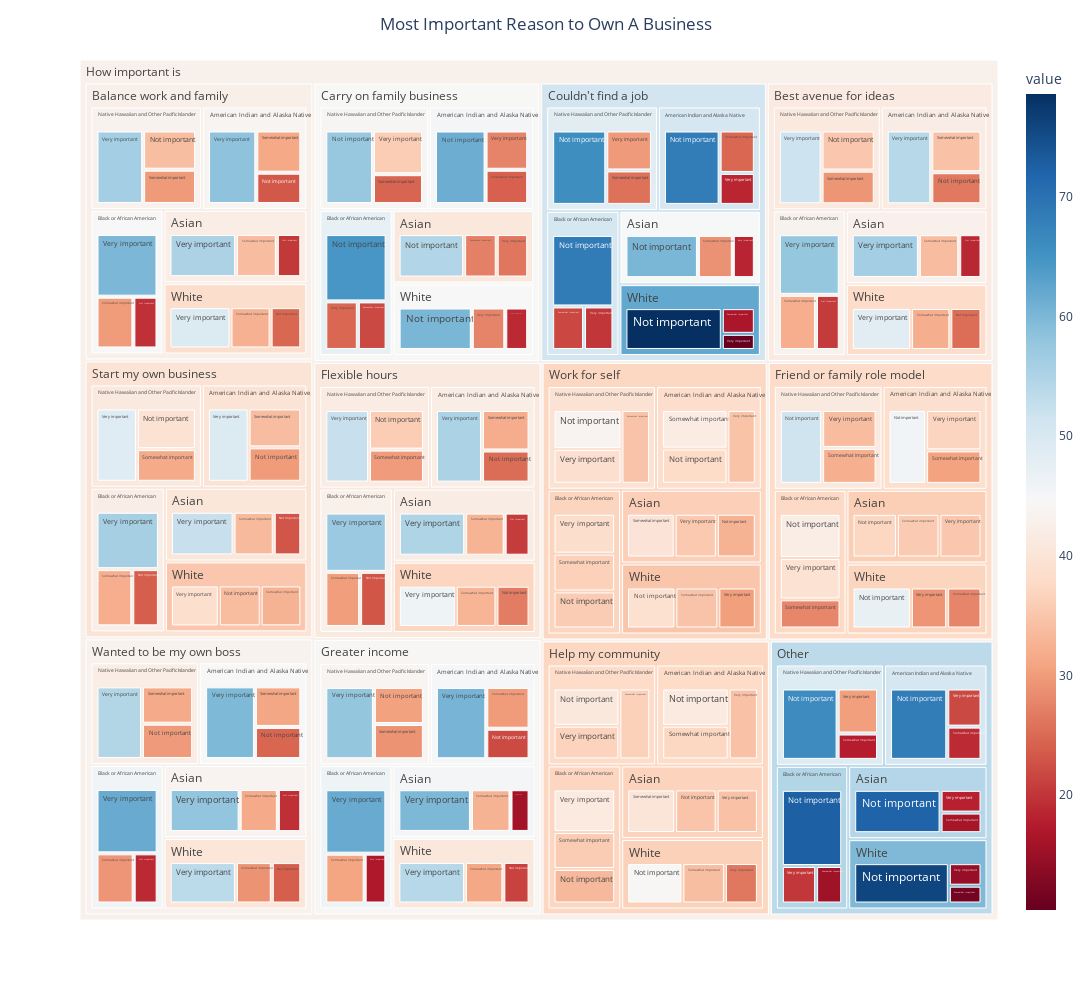

The notebook cell this image was saved under:
### Code cell
fig = px.treemap(very_important_answers, path=[px.Constant("How important is"),'Question','OWNER_RACE_LABEL','Answer'], values='value',
                 color= 'value',
                 color_continuous_scale='RdBu',
                  width=1720,
                 height=1000,)
fig.update_layout(title_text='Most Important Reason to Own A Business', title_x=0.5)
fig.show()

### Figure 1 — Plotly figure (JSON) as saved in the notebook; plotly's stock layout.template omitted (floating-point values rounded to 4 significant figures; data arrays with more than 128 entries replaced by an {"elided": "..."} marker saying what was removed)
{"data": [{"branchvalues": "total", "customdata": {"elided": "253x1 float values"}, "domain": {"x": [0.0, 1.0], "y": [0.0, 1.0]}, "hovertemplate": "labels=%{label}<br>value_sum=%{value}<br>parent=%{parent}<br>id=%{id}<br>value=%{color}<extra></extra>", "ids": {"elided": "253 str values"}, "labels": {"elided": "253 str values"}, "marker": {"coloraxis": "coloraxis", "colors": {"elided": "253 float values"}}, "name": "", "parents": {"elided": "253 str values"}, "values": {"elided": "253 float values"}, "type": "treemap"}], "layout": {"coloraxis": {"colorbar": {"title": {"text": "value"}}, "colorscale": [[0.0, "rgb(103,0,31)"], [0.1, "rgb(178,24,43)"], [0.2, "rgb(214,96,77)"], [0.3, "rgb(244,165,130)"], [0.4, "rgb(253,219,199)"], [0.5, "rgb(247,247,247)"], [0.6, "rgb(209,229,240)"], [0.7, "rgb(146,197,222)"], [0.8, "rgb(67,147,195)"], [0.9, "rgb(33,102,172)"], [1.0, "rgb(5,48,97)"]]}, "legend": {"tracegroupgap": 0}, "margin": {"t": 60}, "height": 1000, "width": 1720, "title": {"text": "Most Important Reason to Own A Business", "x": 0.5}}}
